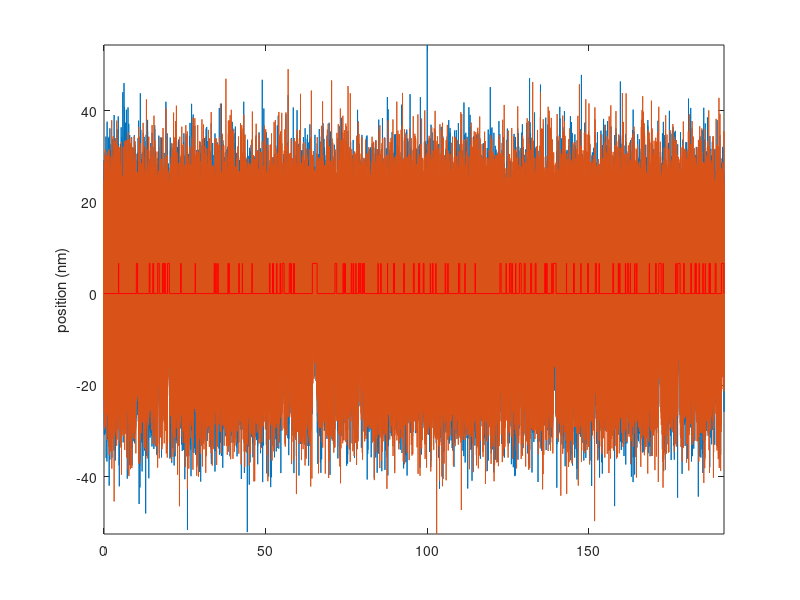

Here is the MATLAB script that generated this plot: (Note: this script raises an error after producing the figure.)
% This code generates simulated single molecule data, using a Markov Chain Model. 
% The data generated by this program can be analyzed using our ensemble averaging program, SPASM. A
% tutorial can be found in the user guide. Both the program and the user guide can be found at:
% https://github.com/GreenbergLab/SPASM.
%
% This code calculates the covariance of the simulated data, and the Signal Processing
% Toolbox is used to filter the covariance. If this toolbox is not installed, this step
% will be skipped.
%
% This code should be compatible with MATLAB versions R2016a through at least R2019a.

%% General parameters
numEvents = 100; % The number of myosin binding events to simulate.
fs = 2000; % The sampling frequency in Hz.
plotTF = true; % Whether to plot the results. Enter true or false.
saveTF = true; % Whether to save the results to a text file. Enter true or false.
% If you save the results to a text file, the data can be analyzed using the analysis
% program. See Appendix C of the user guide for more details.

%% States, rates, noise
% Matrix of transition rates between mechanical states. This assumes that the myosin transitions
% between states a (detached), b (first substep), and c (second substep). The values in the
% transition matrix give the rates of transitioning between states. For any given rate, the
% column gives the starting state and the row gives the ending state. For example, the value in
% column 3, row 1 gives the rate of transitioning from the third state (c, second substep) to the
% first state (a, detached).
trans = [
    % a    b    c
      0    0    4  ; % a - detached state
      0.5  0    0  ; % b - first substep
      0    70   0  ];% c - second substep

step_sizes = [0, 4.7, 6.6]; % Displacement of each state [a,b,c] relative to the first state.
step_size_var = [0, 0, 0]; % Variability in the displacements of each state [a,b,c].
high_freq_noise_state = [25, 15, 15]; % Amplitude of high frequency noise during each state [a,b,c].
low_freq_noise_A = 0.5; % Amplitude of low frequency noise.
low_freq_noise_f = 0.01; % Frequency of low frequency noise.

%% Coupling
% The position of bead A at time t is partially determined by two random numbers, Ar and Cr.
% The position of bead B at time t is partially determined by two random numbers, Br and Cr.
% The contribution of each random number simulates the coupling between the beads.
% For example, if A is determined completely by Ar and B is determined completely by Br, then the
% two beads will have uncorrelated motion.
% On the other hand, if A and B are both determined completely by Cr, then the two beads will
% have equivalent motion.

% These four functions determine the coupling between the beads. AArBound, for example,
% determines how much of bead A's position during a bound state is determined by Ar, such that
% 100*(1-AArBound)% of bead A's position during a bound state is determined by Cr.
% Each function should return a number between 0 and 1.

AArBound = @() 1;      % Proportion of A's position determined by Ar when bound.
BBrBound = @() 1;      % Proportion of B's position determined by Br when bound.
AArUnbound = @() rand; % Proportion of A's position determined by Ar when unbound.
BBrUnbound = @() rand; % Proportion of B's position determined by Br when unbound.

% rand returns a random number between 0 and 1.
% When AArBound = @() 1, then the beads will have uncorrelated motion.
% When AArUnbound = @() rand, then values of AArUnbound will vary uniformly between 0 and 1.
% You can change these functions however you would like, as long as they return a number
% between 0 and 1.
% Note that in the paper, these four variables are collectively referred to as f.

%% Covariance
% These are the filter window sizes used to calculate the covariance. Calculating and plotting
% the covariance allows you to judge whether the simulated data is suitable for event detection
% based on the covariance. These values do not affect how the simulated data is generated.
covwindow = 175; % Moving average filter window, for calculating the covariance.
covsmooth = 73; % 2nd order Savitzky-Golay filter, for smoothing the covariance.
% In the paper, these are referred to as w_c and w_s, respectively.

%% The below code generates the simulated data. The user does not need to change any of the below parameters.
numStates = size(trans,2); % The number of states.
states_trans = zeros(numStates*numEvents+1, 1); % The state before each transition.
time_trans = zeros(numStates*numEvents+1, 1); % The time at which each transition occurs.

% Convert matrix of rates to the Q matrix of the Markov Chain model.
Q = trans';
Q(1:numStates+1:end) = -sum(trans);

states_trans(1) = 1; % Set the state before the first transition (detached).
time_trans(1) = -log(rand)/(-Q(1,1)); % Determine the time of the first transition.

% This section generates a list of states and corresponding jump times.
for k = 1:numStates*numEvents
    i = states_trans(k); % The state before transition k.
    p = Q(i,:);
    p(i) = 0;
    p = p/sum(p); % The probabilities of attaining each state when starting from state i.

    j = find(rand < cumsum(p), 1); % The state after transition k.
    states_trans(k+1) = j;
    s = -log(rand)/(-Q(j,j)); % The time between transition k and transition k+1.
    time_trans(k+1) = time_trans(k)+s; % The time of transition k+1.
end

% This section converts the list of states to a list of displacements.
steps_trans = zeros(size(states_trans));
for s = 1:numStates
    steps_trans(states_trans==s) = step_sizes(s) - 0.5*step_size_var(s)*randn(1, sum(states_trans==s));
end

% This section interpolates values given the finite sampling rate.
time = (0:1/fs:time_trans(end))'; % Time, determined by the sampling rate.
states = interp1([0; time_trans], [states_trans; 0], time, 'previous'); % The state at each time point.
steps = interp1([0; time_trans], [steps_trans; 0], time, 'previous'); % The step at each time point.

% This section adds high frequency noise and generates coupling between the beads.
A = zeros(size(time));
B = zeros(size(time));
for s = 1:numStates
    n = sum(states==s); % The number of time points occupied by state s.
    aa = zeros(n, 1);
    bb = zeros(n, 1);
    if s > 1 % Myosin is bound.
        for i = 1:n
            aa(i) = AArBound();
            bb(i) = BBrBound();
        end
    else % Myosin is not bound.
        for i = 1:n
            aa(i) = AArUnbound();
            bb(i) = BBrUnbound();
        end
    end
    Ar = randn(n, 1); % Randomness in the high frequency noise of bead A.
    Br = randn(n, 1); % Randomness in the high frequency noise of bead B.
    Cr = randn(n, 1); % Randomness in the high frequency noise shared between beads A and B.
    A(states==s) = steps(states==s) - 0.5*high_freq_noise_state(s)*(aa.*Ar + (1-aa).*Cr);
    B(states==s) = steps(states==s) - 0.5*high_freq_noise_state(s)*((1-bb).*Cr + bb.*Br);
end

% This section adds low frequency noise and packages the output.
sim.A = A - 0.5*low_freq_noise_A*sin(2*pi*low_freq_noise_f*time);
sim.B = B - 0.5*low_freq_noise_A*sin(2*pi*low_freq_noise_f*time);
sim.time = time;
sim.fs = fs;
sim.key = steps;

% This section calculates the covariance.
A_filt = movmean(A, covwindow); % Filter with moving average.
B_filt = movmean(B, covwindow);
AB_filt = movmean(A.*B, covwindow);
sim.cov = AB_filt - A_filt.*B_filt; % Calculate the covariance.
try
    % Smoothing with a 2nd order Savitzky-Golay filter requires the Signal Processing Toolbox.
    sim.cov = sgolayfilt(sim.cov, 2, covsmooth);
catch
end

% This section generates plots.
if plotTF
    fig.beads_and_cov = figure('Visible', 'off');
    a1 = axes(fig.beads_and_cov, 'NextPlot', 'add');
    plot(a1, sim.time, sim.A);
    plot(a1, sim.time, sim.B);
    stairs(a1, [0; time_trans], [steps_trans; 0], 'r');
    ylabel(a1, 'position (nm)');
    axis(a1, 'tight');
    box(a1, 'on');
    a1.XTickLabel = [];
    
    hgt = a1.Position(4);
    a1.Position([2 4]) = [a1.Position(2) + 0.3*hgt, 0.7*hgt];
    a2 = axes(fig.beads_and_cov);
    a2.Position(4) = 0.28*hgt;
    plot(a2, sim.time, sim.cov);
    xlabel(a2, 'time (s)');
    ylabel(a2, 'covariance');
    axis(a2, 'tight');
    a1.XTick = a2.XTick;
    linkaxes([a1, a2], 'x');
    
    fig.hist = figure('Visible', 'off');
    a3 = axes(fig.hist);
    histogram(a3, sim.cov);
    xlabel(a3, 'covariance');
    ylabel(a3, 'bin count');
    
    fn = fieldnames(fig);
    for i = 1:numel(fn)
        fig.(fn{i}).Visible = 'on';
    end
end

% This section saves the data to a text file with a format that is compatible with the program.
if saveTF
    header{1} = {'Sample Rate', 'K1', 'K3', 'CAL1', 'CAL3'};
    header{2} = split(num2str([fs 1 1 1 1])); % Default K and CAL values are all 1.
    data = table;
    data.Trap1X = sim.A;
    data.Trap2X = sim.B;
    data.Key = sim.key;
    colNames = data.Properties.VariableNames;
    [name, path] = uiputfile('*.txt');
    if name == 0
        return
    end
    [path, name] = fileparts([path name]);
    name = [name '.txt'];
    
    fileID = fopen(fullfile(path, name), 'w');
    if fileID ~= -1
        prepHeader = [header{1}(:)'; header{2}(:)'];
        fprintf(fileID, '%s\t%s\n', prepHeader{:});
        printCols = @(C) fprintf(fileID, '%s\t', C);
        cellfun(printCols, colNames(1:end-1));
        fprintf(fileID, '%s', colNames{end});
        fprintf(fileID, '\n');
        format = '%f\t%f\t%f\n';
        fprintf(fileID, format, table2array(data)');
        fclose(fileID);
    end
end